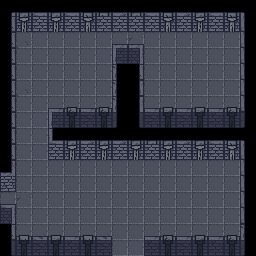

A 2D game scene composited from a Tiled map and its tileset images. What follows is a short description and the map's XML, with every tile layer's data as written:
An orthogonal 16x16 tile map with 16x16 px tiles, 2 tile layers (background, foreground), 2 tilesets.

<map version="1.10" tiledversion="1.11.2" orientation="orthogonal" renderorder="right-down" width="16" height="16" tilewidth="16" tileheight="16" infinite="0" nextlayerid="3" nextobjectid="1">
 <properties>
  <property name="offset_x" type="int" value="16" />
  <property name="offset_y" type="int" value="0" />
 </properties>
 <tileset firstgid="1" source="../tilesets/walls.tsx" />
 <tileset firstgid="118" source="../tilesets/floor.tsx" />
 <layer id="1" name="background" width="16" height="16">
  <data encoding="csv">
120,120,120,120,120,120,120,120,120,120,120,120,120,120,120,120,
120,120,120,120,120,120,120,120,120,120,120,120,120,120,120,120,
120,118,119,119,119,119,119,119,122,119,119,119,119,119,119,120,
120,119,119,119,119,119,119,119,119,119,119,119,119,119,119,120,
120,119,119,119,119,119,119,120,120,119,119,119,119,119,119,120,
120,118,119,119,119,119,119,120,120,119,119,119,119,119,119,120,
120,119,119,119,119,119,119,120,120,119,119,119,119,119,119,120,
120,119,119,119,119,119,119,120,120,119,119,119,119,119,119,120,
120,119,119,120,120,120,120,120,120,120,120,120,120,120,120,120,
120,119,119,120,120,120,120,120,120,120,120,120,120,120,120,120,
120,119,119,119,119,119,119,119,119,119,119,119,119,119,119,120,
120,119,119,119,119,119,119,119,119,119,119,119,119,119,119,120,
119,122,119,119,119,119,119,119,119,119,119,119,119,119,119,120,
118,119,119,119,119,119,119,119,119,119,119,119,119,119,119,120,
120,119,119,119,119,119,119,119,119,119,119,119,119,119,119,120,
120,119,119,119,119,119,119,119,119,119,119,119,119,119,119,120
</data>
 </layer>
 <layer id="2" name="foreground" width="16" height="16">
  <data encoding="csv">
1,2,5,2,5,4,4,6,2,5,4,6,2,5,4,8,
19,11,14,11,14,13,14,14,76,14,13,14,11,14,13,17,
19,0,0,0,0,0,0,41,41,0,0,0,0,0,0,17,
19,0,0,0,0,0,0,94,93,0,0,0,0,0,0,17,
19,0,0,0,0,0,0,44,19,0,0,0,0,0,0,17,
19,0,0,0,0,0,0,44,28,0,0,0,0,0,0,17,
19,0,0,43,40,43,40,44,37,43,39,43,39,43,40,17,
19,0,0,94,47,52,47,53,46,52,47,52,47,50,47,53,
19,0,0,68,2,6,2,6,2,2,2,6,2,5,4,8,
19,0,0,14,11,14,11,14,11,14,11,14,11,14,13,17,
87,0,0,0,0,0,0,0,0,0,0,0,0,0,0,17,
15,0,0,0,0,0,0,0,0,0,0,0,0,0,0,17,
69,0,0,0,0,0,0,0,0,0,0,0,0,0,0,17,
93,0,0,0,0,0,0,0,0,0,0,0,0,0,0,17,
19,38,42,39,43,38,42,31,31,43,40,43,39,43,40,44,
46,47,52,47,50,47,52,31,31,50,47,52,47,50,47,53
</data>
 </layer>
</map>
